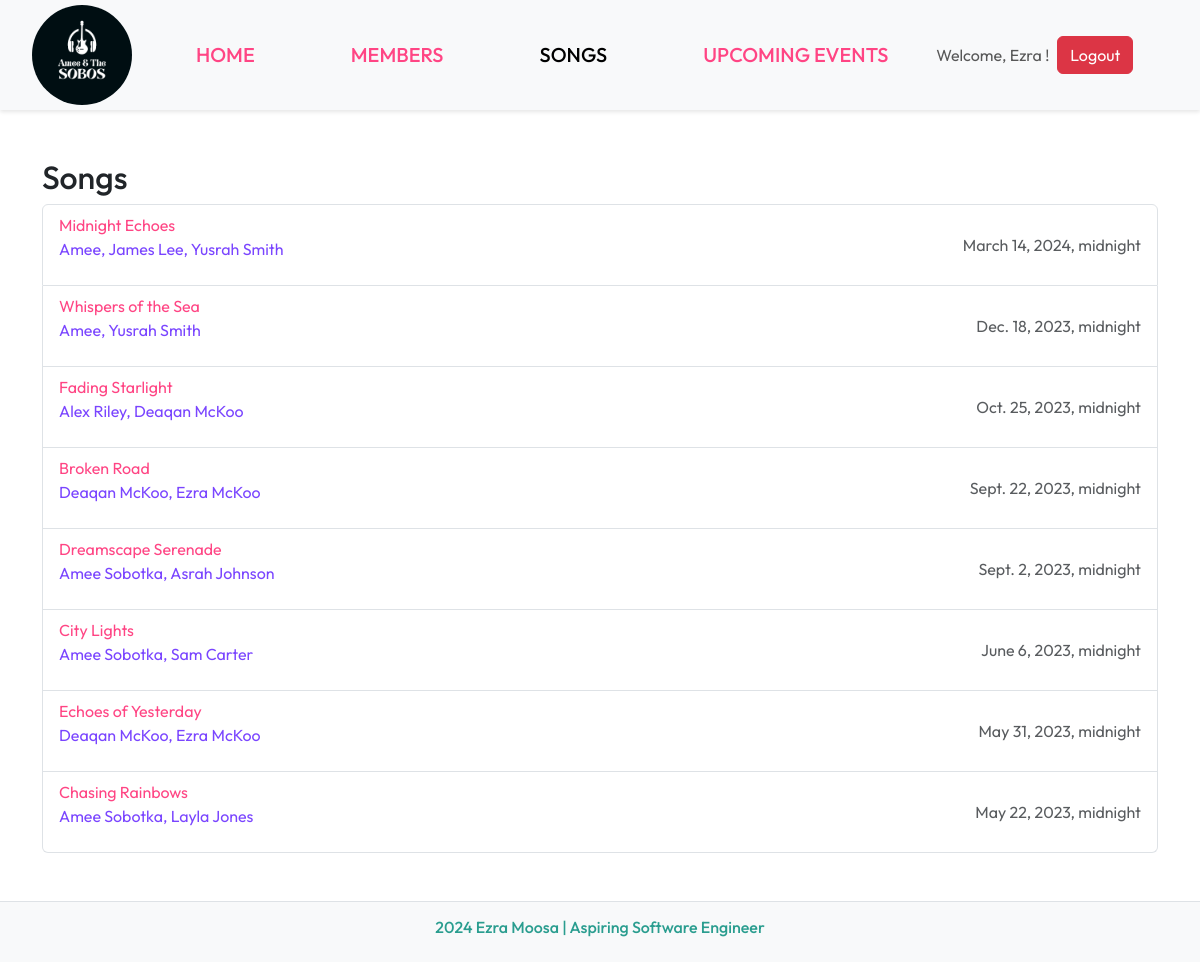
Screenshot of /songs/ (signed in) with the database file from the repository.
### home/models.py (models this page shows, shortened)
class Song(models.Model):
    title = models.CharField(max_length=200)
    songwriters = models.CharField(max_length=200)
    release_date = models.DateTimeField()
    lyrics = models.TextField(blank=True, null=True)

### home/views.py (the view)
# urls.py: path('songs/', views.songs_list, name='songs'),
@login_required
def songs_list(request):
    songs = Song.objects.all()
    return render(request, 'home/songs.html', {'songs': songs,
                                               'show_navbar': True})

### home/templates/home/songs.html (shortened to what this page needs)
{% extends "home/base.html" %}
{% block content %}
    <div class="container mt-5">
        <h2>Songs</h2>
        <ul class="list-group">
            {% for song in songs %}
                <li class="list-group-item d-flex justify-content-between align-items-center">
                    <div class="writers">
                        <a href="{% url 'home:song_detail' song.pk %}">{{ song.title }}</a>
                        <p> {{ song.songwriters }} </p>
                    </div>
                    <span class="text-muted">{{ song.release_date }}</span>
                </li>
            {% endfor %}
        </ul>
    </div>
{% endblock content %}

### home/templates/home/base.html (shortened to what this page needs)
{% load static %}
<!DOCTYPE html>
<html lang="en">
<head>
    <link href="https://cdn.jsdelivr.net/npm/bootstrap@5.3.3/dist/css/bootstrap.min.css" rel="stylesheet">
    {% block styles %}<link rel="stylesheet" href="{% static 'home/styles.css' %}">{% endblock styles %}
</head>
<body>
    {% if show_navbar %}
    <nav id="home" class="navbar navbar-expand-lg navbar-light bg-light">
        <div class="container-fluid">
            <a class="navbar-brand" href="#"><img src="{% static 'home/img/logo.png' %}"
                alt="logo" class="img-fluid" style="max-height: 100px; border-radius: 50%"></a>
            <div class="collapse navbar-collapse" id="navbarSupportedContent">
                <ul class="navbar-nav">
                    <li class="nav-item">
                        <a class="nav-link {% if request.path == '/' %}active{% endif %}" href="/">Home</a>
                    </li>
                    <li class="nav-item">
                        <a class="nav-link {% if request.path == '/members/' %}active{% endif %}" href="/members/">Members</a>
                    </li>
                    <li class="nav-item">
                        <a class="nav-link {% if request.path == '/songs/' %}active{% endif %}" href="/songs/">Songs</a>
                    </li>
                    <li class="nav-item">
                        <a class="nav-link {% if request.path == '/events/' %}active{% endif %}" href="/events/">Upcoming Events</a>
                    </li>
                </ul>
                {% if user.is_authenticated %}
                    <div class="d-flex align-items-center">
                        <span class="navbar-text me-2">Welcome, {{ user.first_name }} !</span>
                        <a class="btn btn-danger" href="{% url 'user_auth:logout' %}">Logout</a>
                    </div>
                {% endif %}
            </div>
        </div>
    </nav>
    {% endif %}
    <div class="content">
        {% block content %}
        {% endblock content %}
    </div>
    <footer class="bg-light border-top text-center py-3 mt-5">
        <div class="container">
            <h6><span>2024<span> Ezra Moosa<span> | </span>Aspiring Software Engineer</h6>
        </div>
    </footer>
</body>
</html>

### home/static/home/styles.css (style rules this page uses)
* { font-family: "Outfit", sans-serif; margin: 0; padding: 0; box-sizing: border-box; }
body, html { margin: 0; padding: 0; }
.content { margin-top: 0; padding-bottom: 0; }
.navbar { display: flex; justify-content: space-between; align-items: center; background-color: #fff; padding: 0px 20px; box-shadow: 0 2px 4px rgba(0, 0, 0, 0.1); }
.navbar { margin-bottom: 0; padding-bottom: 0; }
.nav-link { font-size: 20px; font-weight: 500; margin: 0 40px; color: #ff4584; text-transform: uppercase; }
.list-group .list-group-item a { color: #ff4584; text-decoration: none; transition: 0.3s ease; }
.writers p { color: #7a45ff; }
footer { padding: 10% 0; text-align: center; color: #ff4584; }
footer span { color: #2A9D8F; }

### rows the page displays
Song: title "Midnight Echoes", songwriters "Amee, James Lee, Yusrah Smith", release_date "March 14, 2024, midnight"
Song: title "Whispers of the Sea", songwriters "Amee, Yusrah Smith", release_date "Dec. 18, 2023, midnight"
Song: title "Fading Starlight", songwriters "Alex Riley, Deaqan McKoo", release_date "Oct. 25, 2023, midnight"
Song: title "Broken Road", songwriters "Deaqan McKoo, Ezra McKoo", release_date "Sept. 22, 2023, midnight"
Song: title "Dreamscape Serenade", songwriters "Amee Sobotka, Asrah Johnson", release_date "Sept. 2, 2023, midnight"
Song: title "City Lights", songwriters "Amee Sobotka, Sam Carter", release_date "June 6, 2023, midnight"
Song: title "Echoes of Yesterday", songwriters "Deaqan McKoo, Ezra McKoo", release_date "May 31, 2023, midnight"
Song: title "Chasing Rainbows", songwriters "Amee Sobotka, Layla Jones", release_date "May 22, 2023, midnight"

### other values shown
{{ user.first_name }} "Ezra"
